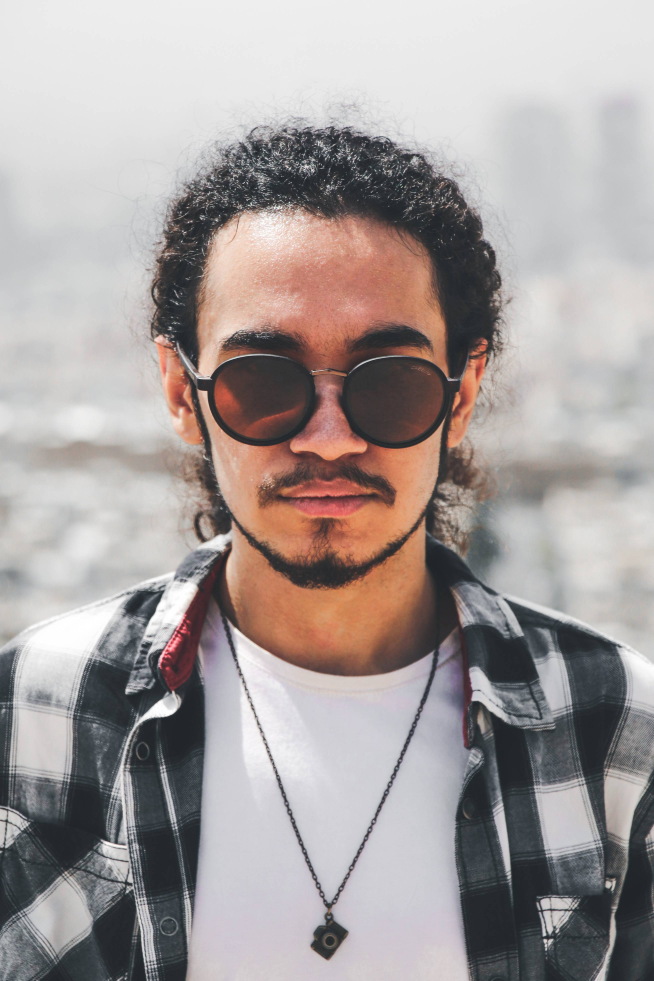
#> input picture Tests/02-transparence-cropped/IMG_4720.jpg, 2615 x 3922 px (shown at 1/4 size)
$ jupyter execute transparency-face.ipynb
#> lines starting #> are read from the running program, lines starting #| are printed output that depends on the picture; after the words box and inside, x2 and y2 are one past the last pixel; in counts of white or black regions, pixels touching at a corner belong together
## 1- Importing Libraries

[cell 1]
import cv2 as cv
import numpy as np
import matplotlib.pyplot as plt

## 2- Loading Image

[cell 2]
img = cv.imread("IMG_4720.jpg")
#> img is the input picture: shape (3922, 2615, 3); mean B, G, R 155.7, 157, 165
face = img[450:2500, 150:2500]
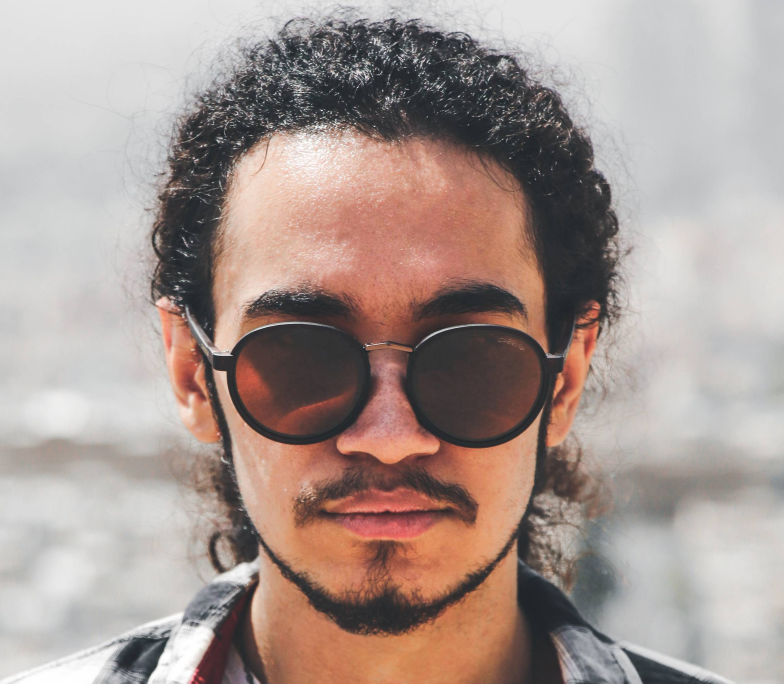
#> face: shape (2050, 2350, 3) (shown at 1/3 size); mean B, G, R 146.1, 151.9, 168

circle = np.zeros((face.shape[0], face.shape[1], 3), np.uint8)
cv.circle(circle, (face.shape[1]//2, face.shape[0]//2), min(face.shape[0], face.shape[1])//2, (255, 255, 255), -1)
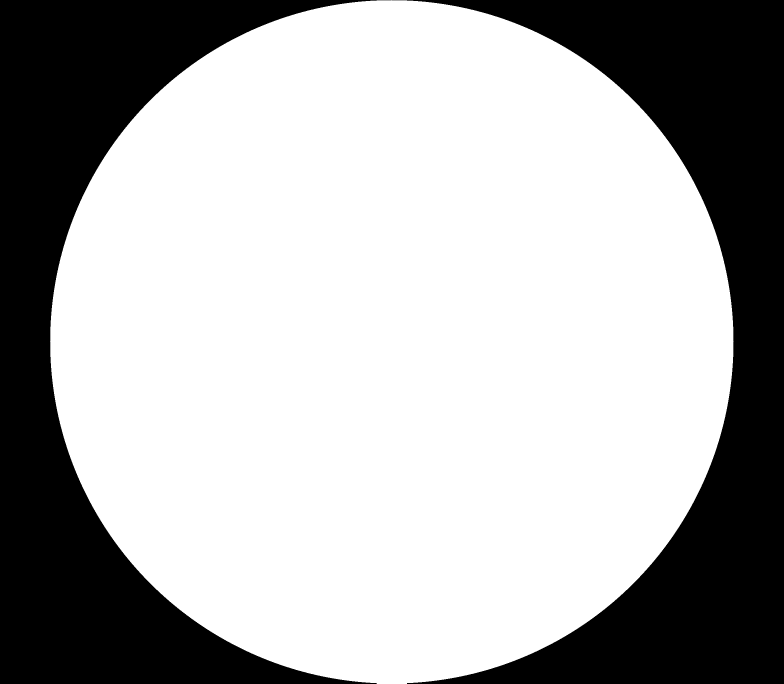
#> circle: shape (2050, 2350, 3) (shown at 1/3 size); 68.5% white; 2 black regions, box (x1, y1, x2, y2) and area: (0, 0, 1175, 2050) 759513, (1176, 0, 2350, 2050) 757463

output_img = cv.bitwise_and(face, circle)
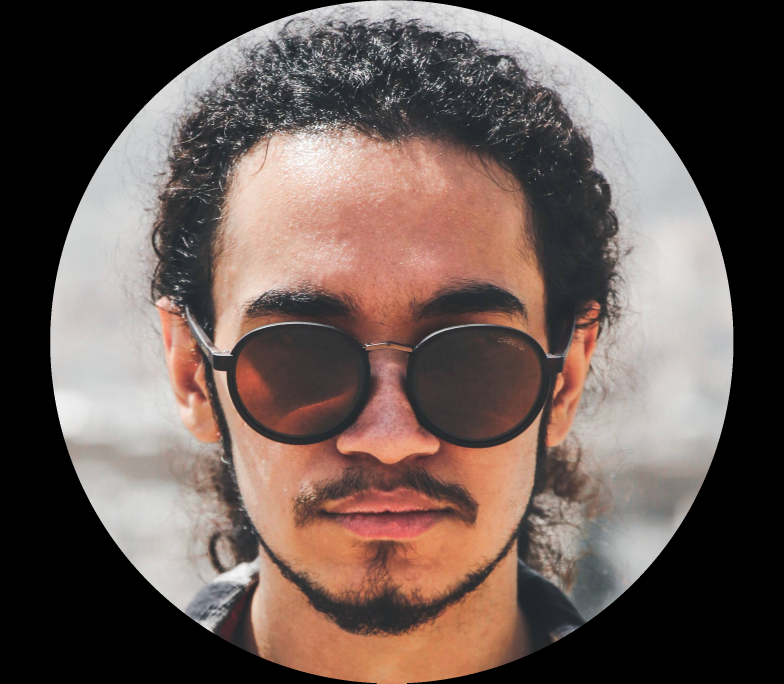
#> output_img: shape (2050, 2350, 3) (shown at 1/3 size); mean B, G, R 83.7, 89.3, 105
plt.imshow(output_img[...,::-1])

## 3- Saving "output_img"

[cell 3]
png_img = np.zeros((face.shape[0], face.shape[1], 4), np.uint8)

png_img[:,:,0:3] = output_img

circle_gray = cv.cvtColor(circle, cv.COLOR_BGR2GRAY)
png_img[:,:,3] = circle_gray


cv.imwrite("face.png", png_img)
plt.imshow(cv.cvtColor(png_img, cv.COLOR_BGR2RGB))
plt.show()
